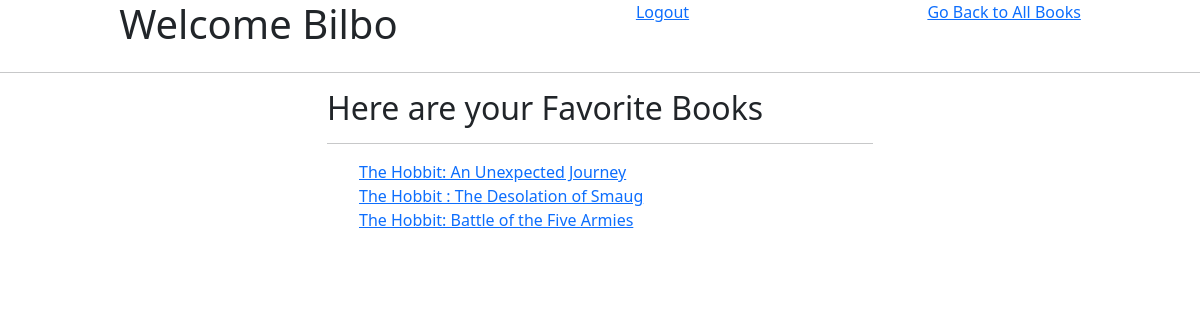
/my_favorites (signed in), run on the app's committed database.
### favorite_books_app/models.py (models this page shows, shortened)
class Book(models.Model):
    title = models.CharField(max_length=255)
    desc = models.TextField()
    uploaded_by = models.ForeignKey(User, related_name="books_uploaded", on_delete=models.CASCADE,)
    user_favorites = models.ManyToManyField(User, related_name="liked_books")
    created_at = models.DateTimeField(auto_now=True)
    updated_at = models.DateTimeField(auto_now_add=True)
    objects = BookManager()

### favorite_books_app/views.py (the view)
# urls.py: path('my_favorites', views.my_favs),
def my_favs(request):
    my_favs_query = {
        'user': User.objects.get(id=request.session['log_user_id']),
        'user_books': Book.objects.all(),
        'liked_books': Book.user_favorites.through.objects.get(id=request.session['log_user_id']),
    }
    return render(request, 'my_favorites.html', my_favs_query)

### favorite_books_app/templates/my_favorites.html (shortened to what this page needs)
<!DOCTYPE html>
<html lang="en">
<head>
    <link href="https://cdn.jsdelivr.net/npm/bootstrap@5.0.2/dist/css/bootstrap.min.css" rel="stylesheet"
>
</head>
<body>
    <header>
        <h1> Welcome {{user.fname}}</h1>
        <a href="/logout">Logout</a>
        <a href="/books">Go Back to All Books</a>
    </header>
    <hr>
    <div class="container">
        <div class="row">
            <div class="col-md-6">
                <h2>Here are your Favorite Books</h2>
                <hr>
                <ul>
                    {% for book in user_books.all %}
                    {% if book in user.liked_books.all %}
                    <li><a href="/edit/((book.id))">{{book.title}}</a></li>
                    {% endif %}
                    {% endfor %}
                </ul>
            </div>
        </div>
    </div>
</body>
</html>

### favorite_books_app/templates/my_favorites.html (style rules this page uses)
* { margin: 0 auto; padding: 0; }
header { display: flex; justify-content: space-around; }
ul li { list-style-type: none; }

### data on the page
Book: title "The Hobbit: An Unexpected Journey"
Book: title "The Hobbit : The Desolation of Smaug"
Book: title "The Hobbit: Battle of the Five Armies"
